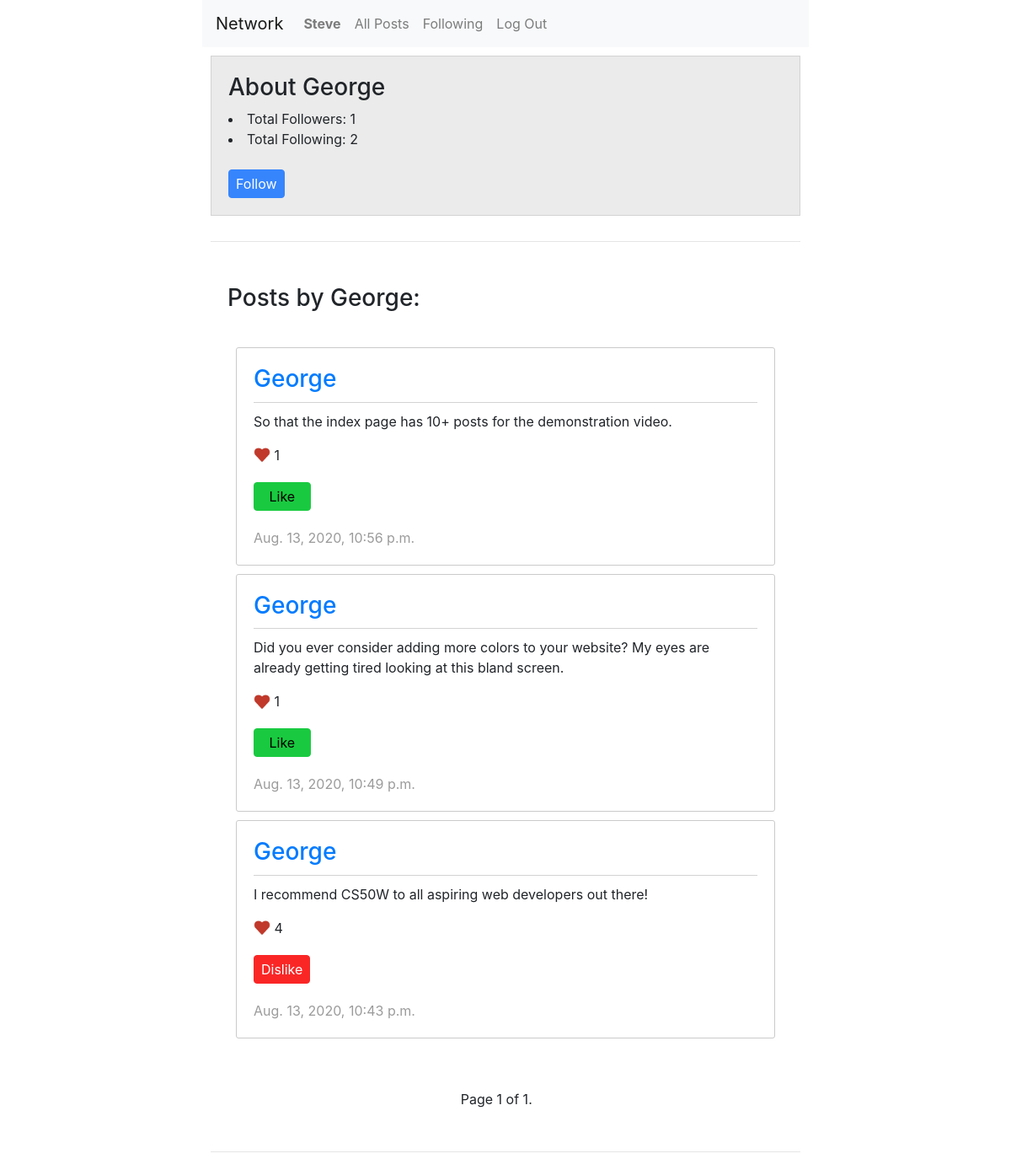
/profile/George (signed in), run on the app's committed database.
### network/models.py (models this page shows, shortened)
class User(AbstractUser):
    pass

class Post(models.Model):
    user = models.ForeignKey(User, on_delete=models.CASCADE)
    content = models.CharField(max_length=300)
    liked_by = models.ManyToManyField(User, related_name="likes")
    total_likes = models.IntegerField(default=0)
    timestamp = models.DateTimeField(auto_now_add=True)

### network/views.py (the view)
# urls.py: path("profile/<str:username>", views.userProfile, name="userProfile"),
def userProfile(request, username):
    current_user = request.user
    target_user = User.objects.get(username=username)
    total_followers = Follow.objects.filter(following=target_user).count()
    total_following = Follow.objects.filter(follower=target_user).count()
    posts = Post.objects.filter(user=target_user).order_by('-timestamp')
    paginator = Paginator(posts, 10)
    page_number = request.GET.get('page')
    page_obj = paginator.get_page(page_number)
    if current_user.is_authenticated:
        try:
            Follow.objects.get(follower=request.user, following=target_user)
            is_follower = True
        except ObjectDoesNotExist as e:
            is_follower = False
    else:
        is_follower = None
    context = {
        "target_user": target_user,
        "total_followers": total_followers,
        "total_following": total_following,
        "page_obj": page_obj,
        "is_follower": is_follower,
        "current_user": current_user
    }
    return render(request, "network/userProfile.html", context)

### network/templates/network/userProfile.html (shortened to what this page needs)
{% extends "network/layout.html" %}
{% load static %}
{% load tz %}
{% block body %}
    <div id="about_user">
        <h3>About {{target_user.username}}</h3>
        <li>Total Followers: {{ total_followers }}</li>
        <li>Total Following: {{ total_following }}</li>
        <br>
        {% if user.is_authenticated %}
            {% if user.username != target_user.username %}
                {% if is_follower %}
                    <button id="followUser" style="display: none;" class="submit_post">Follow</button>
                    <button id="unfollowUser" class="submit_post">Unfollow</button>
                {% else %}
                    <button id="followUser" class="submit_post">Follow</button>
                {% endif %}
            {% endif %}
        {% endif %}
    </div>
    <hr>
    <div id = "postArea">
        <h3>Posts by {{ target_user.username }}:</h3><br>
        {% if page_obj %}
        {% for post in page_obj %}
        <div id="post_{{ post.id }}" class='post_container'>
            <a href="{% url 'userProfile' username=post.user.username %}"><h3>{{ post.user.username }}</h3></a>
            <p class="content">{{ post.content }}</p>
            <img src="{% static 'network/heart.png' %}" style="height: 20px; width: 20px; margin-top: -5px">
            <text class="total_likes">{{ post.total_likes }}</text>
            {% if current_user.is_authenticated %}
                {% if current_user in post.liked_by.all %}
                    <button class="dislikePost" style="display: block;">Dislike</button>
                {% else %}
                    <button class="likePost" style="display: block;">Like</button>
                {% endif %}
            {% endif %}
            <time class="time" style="display: block;">{{ post.timestamp|localtime }}</time>
        </div>
    {% endfor %}
        {% else %}
            <text>No posts have been made.</text>
        {% endif %}
    </div>
    <div class="pagination">
        <span class="step-links">
            <span class="prev">
            </span>
            <span class="current">
                Page {{ page_obj.number }} of {{ page_obj.paginator.num_pages }}.
            </span>
            <span class="next">
            </span>
        </span>
    </div>
    <hr>
{% endblock %}

### network/templates/network/layout.html (shortened to what this page needs)
{% load static %}
<!DOCTYPE html>
<html lang="en">
    <head>
        <link rel="stylesheet" href="https://stackpath.bootstrapcdn.com/bootstrap/4.4.1/css/bootstrap.min.css">
        <link href="{% static 'network/styles.css' %}" rel="stylesheet">
    </head>
    <body>
        <nav class="navbar navbar-expand-lg navbar-light bg-light">
            <a class="navbar-brand" href="{% url 'index' %}">Network</a>
            <div>
              <ul class="navbar-nav mr-auto">
                {% if user.is_authenticated %}
                    <li class="nav-item">
                        <a class="nav-link" href="{% url 'userProfile' username=user.username %}"><strong>{{ user.username }}</strong></a>
                    </li>
                {% endif %}
                <li class="nav-item">
                  <a class="nav-link" href="{% url 'index' %}">All Posts</a>
                </li>
                {% if user.is_authenticated %}
                    <li class="nav-item">
                        <a class="nav-link" href="{% url 'followPage' %}">Following</a>
                    </li>
                    <li class="nav-item">
                        <a class="nav-link" href="{% url 'logout' %}">Log Out</a>
                    </li>
                {% endif %}
              </ul>
            </div>
          </nav>
        <div class="body">
            {% block body %}
            {% endblock %}
        </div>
    </body>
</html>

### network/static/network/styles.css (style rules this page uses)
body { margin-left: 20%; margin-right: 20%; }
.submit_post { border: 1px solid #3685fd; color: rgb(255, 255, 255); padding: 4px; padding-left: 8px; padding-right: 8px; background-color: #3685fd; border-radius: 4px; }
hr { margin: 30px 10px 30px 10px; }
.post_container { padding: 20px; border: 1px solid rgb(202, 202, 202); border-radius: 3px; margin: 10px; }
#about_user { margin: 10px; border: 1px solid rgb(211, 211, 211); background-color: rgb(235, 235, 235); padding: 20px; }
#postArea { margin: 10px; padding: 20px; }
.time { color: rgb(155, 155, 155); }
.content { margin-top: 10px; border-top: 1px solid rgb(211, 211, 211); padding-top: 10px; }
.pagination { width: fit-content; margin-left: auto; margin-right: auto; padding: 20px; }
.step-links { width: 340px; display: flex; flex-direction: row; }
.prev { flex: 34%; }
.current { flex: 28%; }
.next { flex: 37%; }
.likePost { border: 1px solid #19ca40; color: rgb(0, 0, 0); padding: 4px; padding-left: 17.5px; padding-right: 17.5px; background-color: #19ca40; border-radius: 4px; margin-top: 20px; margin-bottom: 20px; }
.dislikePost { border: 1px solid #fa2626; color: rgb(255, 255, 255); padding: 4px; padding-left: 8px; padding-right: 8px; background-color: #fa2626; border-radius: 4px; margin-top: 20px; margin-bottom: 20px; }

### data on the page
User: username "Steve"
User: username "George"
Post: user.username "George", content "So that the index page has 10+ posts for the demonstration video.", total_likes "1", shows "Like", timestamp "Aug. 13, 2020, 10:56 p.m."
Post: user.username "George", content "Did you ever consider adding more colors to your website? My eyes are already getting tired looking at this bland screen.", total_likes "1", shows "Like", timestamp "Aug. 13, 2020, 10:49 p.m."
Post: user.username "George", content "I recommend CS50W to all aspiring web developers out there!", total_likes "4", shows "Dislike", timestamp "Aug. 13, 2020, 10:43 p.m."

### other printed values
{{ total_followers }} "1"
{{ total_following }} "2"
{{ page_obj.number }} "1"
{{ page_obj.paginator.num_pages }} "1"
